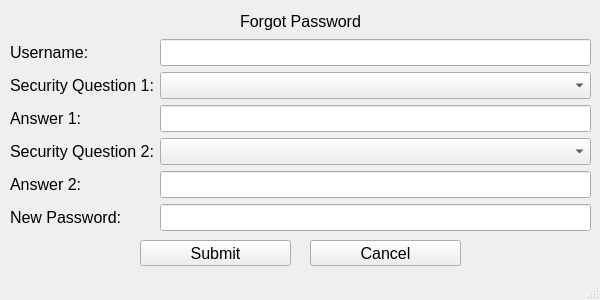
<?xml version="1.0" encoding="UTF-8"?>
<ui version="4.0">
 <class>forgot_password_window</class>
 <widget class="QMainWindow" name="forgot_password_window">
  <property name="geometry">
   <rect>
    <x>0</x>
    <y>0</y>
    <width>600</width>
    <height>300</height>
   </rect>
  </property>
  <property name="minimumSize">
   <size>
    <width>600</width>
    <height>300</height>
   </size>
  </property>
  <property name="maximumSize">
   <size>
    <width>600</width>
    <height>300</height>
   </size>
  </property>
  <property name="font">
   <font>
    <family>Arial</family>
    <pointsize>12</pointsize>
   </font>
  </property>
  <property name="windowTitle">
   <string>Forgot Password</string>
  </property>
  <widget class="QWidget" name="centralwidget">
   <widget class="QWidget" name="gridLayoutWidget">
    <property name="geometry">
     <rect>
      <x>10</x>
      <y>10</y>
      <width>581</width>
      <height>221</height>
     </rect>
    </property>
    <layout class="QGridLayout" name="gridLayout">
     <item row="2" column="0">
      <widget class="QLabel" name="lbl_security_question_1">
       <property name="text">
        <string>Security Question 1:</string>
       </property>
      </widget>
     </item>
     <item row="4" column="1">
      <widget class="QComboBox" name="combo_security_question_2"/>
     </item>
     <item row="0" column="0" colspan="2">
      <widget class="QLabel" name="lbl_forgot_password">
       <property name="text">
        <string>Forgot Password</string>
       </property>
       <property name="alignment">
        <set>Qt::AlignmentFlag::AlignCenter</set>
       </property>
      </widget>
     </item>
     <item row="3" column="1">
      <widget class="QLineEdit" name="line_answer_1"/>
     </item>
     <item row="2" column="1">
      <widget class="QComboBox" name="combo_security_question_1"/>
     </item>
     <item row="5" column="1">
      <widget class="QLineEdit" name="line_answer_2"/>
     </item>
     <item row="1" column="1">
      <widget class="QLineEdit" name="line_username"/>
     </item>
     <item row="5" column="0">
      <widget class="QLabel" name="label_2">
       <property name="text">
        <string>Answer 2:</string>
       </property>
      </widget>
     </item>
     <item row="4" column="0">
      <widget class="QLabel" name="lb_security_question_2">
       <property name="text">
        <string>Security Question 2:</string>
       </property>
      </widget>
     </item>
     <item row="1" column="0">
      <widget class="QLabel" name="lbl_username">
       <property name="text">
        <string>Username:</string>
       </property>
      </widget>
     </item>
     <item row="3" column="0">
      <widget class="QLabel" name="lbl_answer">
       <property name="text">
        <string>Answer 1:</string>
       </property>
      </widget>
     </item>
     <item row="6" column="0">
      <widget class="QLabel" name="lbl_new_password">
       <property name="text">
        <string>New Password:</string>
       </property>
      </widget>
     </item>
     <item row="6" column="1">
      <widget class="QLineEdit" name="line_new_password">
       <property name="echoMode">
        <enum>QLineEdit::EchoMode::PasswordEchoOnEdit</enum>
       </property>
      </widget>
     </item>
    </layout>
   </widget>
   <widget class="QPushButton" name="btn_submit">
    <property name="geometry">
     <rect>
      <x>140</x>
      <y>240</y>
      <width>151</width>
      <height>26</height>
     </rect>
    </property>
    <property name="text">
     <string>Submit</string>
    </property>
   </widget>
   <widget class="QPushButton" name="btn_cancel">
    <property name="geometry">
     <rect>
      <x>310</x>
      <y>240</y>
      <width>151</width>
      <height>26</height>
     </rect>
    </property>
    <property name="text">
     <string>Cancel</string>
    </property>
   </widget>
  </widget>
  <widget class="QStatusBar" name="statusbar"/>
 </widget>
 <tabstops>
  <tabstop>line_username</tabstop>
  <tabstop>combo_security_question_1</tabstop>
  <tabstop>line_answer_1</tabstop>
  <tabstop>combo_security_question_2</tabstop>
  <tabstop>line_answer_2</tabstop>
  <tabstop>line_new_password</tabstop>
  <tabstop>btn_submit</tabstop>
  <tabstop>btn_cancel</tabstop>
 </tabstops>
 <resources/>
 <connections/>
</ui>
